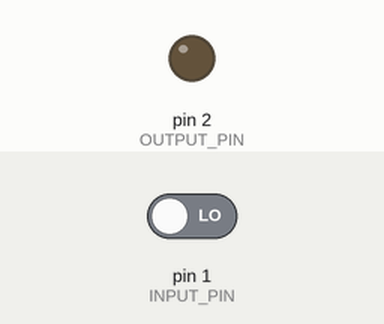
Recording of a sketch running on a simulated Arduino Uno, built with avr-gcc and run on an emulated ATmega328P. Shown: output pins drawn as LEDs (lit = HIGH). Inputs (shaded band) come from the test bench; at power-on: pin 1 (INPUT_PIN) LOW.

Above: at 1.2 s.
1.3 s: pin 1 (INPUT_PIN) driven HIGH
At 1.8 s:
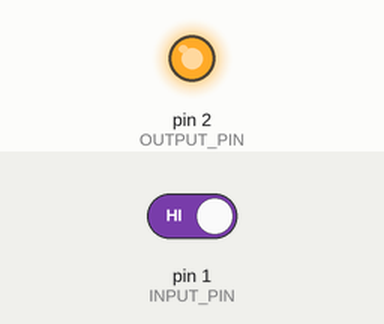
2.8 s: pin 1 (INPUT_PIN) driven LOW
At 4.1 s:
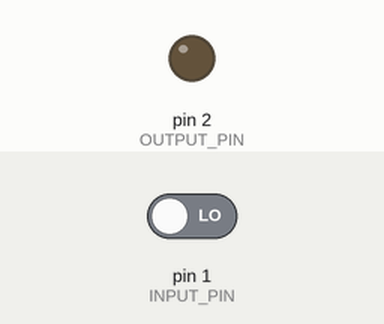
Timing chart, 0 to 5.8 s (numbered marks = the images above; inputs shaded):
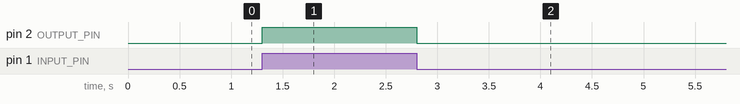

The sketch:

hello_world.ino
```cpp
#define INPUT_PIN 1
#define OUTPUT_PIN 2

// put your setup code here, to run once:
void setup() {
  //this is the command to tell the arduino whether a pin will be an input or an output
  //syntax: pinMode(pin number, OUTPUT or INPUT);
  pinMode(OUTPUT_PIN,OUTPUT);
  pinMode(INPUT_PIN,INPUT);

  //if you're going to be initiating serial you might do that here!
}

// put your main code here, to run repeatedly:
void loop() {
  //digtialRead(pin) takes a pin you want to read and returns a value of 0 or 1 reflecting whether that
  //pin read a HIGH or LOW voltage
  int pinState = digitalRead(INPUT_PIN);
  //we are checking if the input pin is high
  //if it is right a HIGH voltage on the output pin to light up the LED
  if (pinState == HIGH)
  {
    digitalWrite(OUTPUT_PIN, HIGH);
  }
  //if the input pin does not see a high voltage write the LED low to turn it off
  else
  {
    digitalWrite(OUTPUT_PIN, LOW);
  }


}
```

Measured:
- after the input at 1.3 s, pin 2 (OUTPUT_PIN): LOW → HIGH at once
- after the input at 2.8 s, pin 2 (OUTPUT_PIN): HIGH → LOW at once
